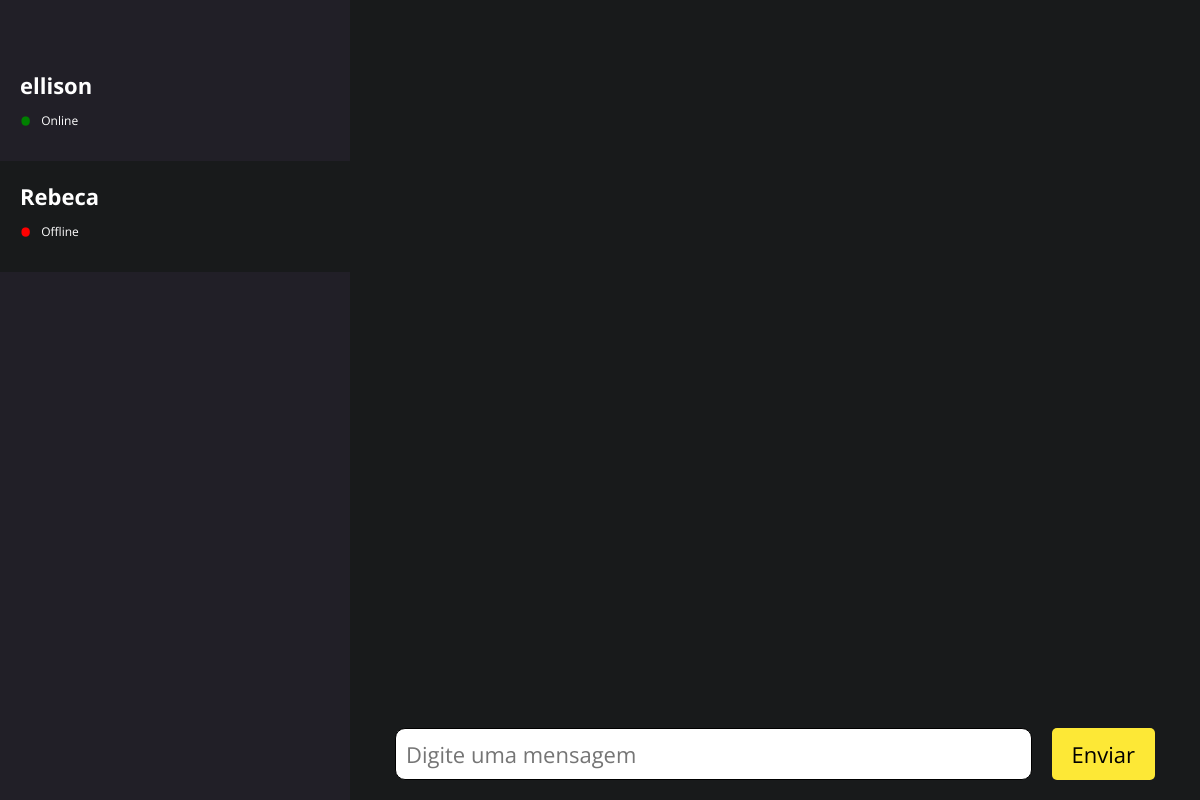
The page /6 on the database as committed earlier.
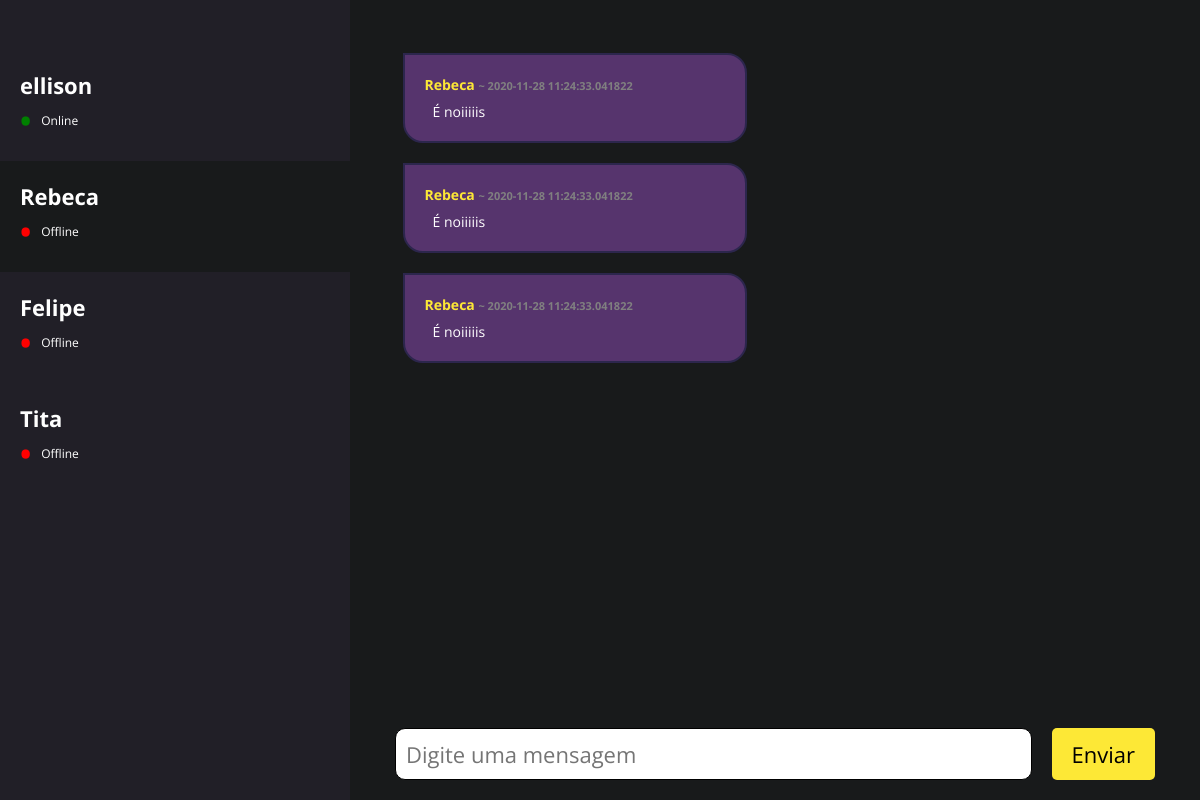
The same page on the database as committed later.
### tables this page shows
CREATE TABLE User (
            id INTEGER NOT NULL PRIMARY KEY AUTOINCREMENT,
            name VARCHAR(200) NOT NULL,
            ip VARCHAR(30) NOT NULL,
            port INTEGER NOT NULL,
            status INTEGER NOT NULL
        );

CREATE TABLE Message (
                id INTEGER NOT NULL PRIMARY KEY AUTOINCREMENT,
                msg TEXT NOT NULL,
                date DATE NOT NULL,
                id_user INTEGER,
                FOREIGN KEY(id_user) REFERENCES User(id)
            );

### routes.py (the view)
@app.route("/<id>", methods=["GET"])
def homepage(id):
    users = UserRepository.get_all()
    user = UserRepository.get(id)
    if user is None:
        abort(400)
    messages = MessageRepository.get_all(user.id)
    return render_template('index.html', users=users, user=user, messages=messages)

### Repository/Repository.py (called while the page is built)
    @staticmethod
    def get_all():
        conn = sqlite3.connect("database.db")
        cursor = conn.cursor()
        all_users = []
        cursor.execute("SELECT * FROM User;")
        for l in cursor.fetchall():
            user = User(l[0], l[1], l[2], l[3], l[4])
            all_users.append(user)
        conn.close()
        return all_users

    @staticmethod
    def get(id):
        conn = sqlite3.connect("database.db")
        cursor = conn.cursor()
        cursor.execute("SELECT * FROM User WHERE id == ?", (id,))
        result = cursor.fetchone()
        conn.close()
        if result is not None:
            return User(result[0], result[1], result[2], result[3], result[4])
        return None

    @staticmethod
    def get_all(id:None):
        conn = sqlite3.connect("database.db")
        cursor = conn.cursor()
        all_messages = []
        if id is None:
            cursor.execute("SELECT * FROM Message;")
        else:
            cursor.execute("SELECT * FROM Message WHERE id_user = ?", (id,))
        for l in cursor.fetchall():
            message = Message(l[0], l[1], l[2], l[3])
            all_messages.append(message)
        conn.close()
        return all_messages

### Templates/index.html (shortened to what this page needs)
<!DOCTYPE html>
<html lang="en">
<head>
    <link rel="stylesheet" href="{{url_for('static', filename='css/style.css')}}">
</head>
<body>
    <section class="main">
        <section class="list_friends">
            <ul>
                {% for u in users %}
                    <a href="{{url_for('homepage', id=u.id)}}">
                        <li id="{{'active' if u.id == user.id}}">
                            <h4>{{u.name.split('.')[0]}}</h4>
                            {% if u.status == 1 %}
                                <p><b>•</b> Online</p>
                            {% else %}
                                <p><b id="offline">•</b> Offline</p>
                            {% endif %}
                        </li>
                    </a>
                {%endfor%}
            </ul>
        </section>
        <section class="main_messages">
            <section class="messages">
                {% for m in messages %}
                <section class="message" id="destinatario">
                    <h5>{{user.name.split('.')[0]}} <span> ~ {{m.date}}</span></h5>
                    <p>{{m.msg}}</p>
                </section>
                {% endfor %}
            </section>
            <section class="float_box">
                <form>
                    <input type="text" placeholder="Digite uma mensagem"/>
                    <button type="submit">Enviar</button>
                </form>
            </section>
        </section>
    </section>
</body>
</html>

### Static/css/style.css (style rules this page uses)
ul, li, a, b, p, div, section, h1, h2, h3, h4, h5, h6, body, main { margin:0; padding:0; border:0; text-decoration: none; }
.main { position:absolute; top:0; bottom:0; right:0; left:0; height:100%; width:100%; display: flex; flex-direction: row; justify-content: space-between; background:#181A1B; }
.list_friends { width:100%; height:100%; max-width: 350px; background:#211F27; overflow:auto; }
.list_friends > ul { padding:50px 0; list-style-type:none; }
.list_friends > ul > a > li { display: flex; flex-direction: column; justify-content: center; padding:20px; }
#active { background:#181A1B; }
#offline { color:red; }
.list_friends > ul > a > li > h4 { font-family: 'Open Sans', sans-serif; color:white; font-size: 22px; }
.list_friends > ul > a > li > p { font-family: 'Open Sans', sans-serif; color:white; font-size: 12px; display: flex; flex-direction: row; align-items: center; }
.list_friends > ul > a > li > p > b { font-family: 'Open Sans', sans-serif; color:green; font-size: 30px; padding:0 10px 0 0; }
.main_messages { display:flex; flex-direction: column; width: 100%; }
.main_messages > .messages { width:90%; height:100%; display: flex; flex-direction: column; overflow:auto; padding:5%; }
.main_messages > .messages > .message { width:300px; padding:20px; margin:10px; display: flex; flex-direction: column; background:#56346D; border:2px solid #2C264D; }
.main_messages > .messages > .message > h5 { font-family: 'Open Sans', sans-serif; color:#FDE836; font-size: 14px; }
.main_messages > .messages > .message > h5 > span { font-family: 'Open Sans', sans-serif; color:gray; font-size: 11px; font-weight: bold; }
.main_messages > .messages > .message > p { font-family: 'Open Sans', sans-serif; color:white; font-size: 14px; padding:8px 8px 0; }
#destinatario { align-self:flex-start; border-radius: 0 20px 20px 20px; }
.float_box { width: 100%; max-width: 800px; align-self: center; }
.float_box > form { display: flex; flex-direction: row; justify-content: space-between; padding:20px; }
.float_box > form > input { width:100%; padding:10px; margin:0 20px 0 0; font-family: 'Open Sans', sans-serif; font-size: 22px; border-radius: 10px; border:1px solid black; }
.float_box > form > button { border:0; background-color:#FDE836; font-family: 'Open Sans', sans-serif; font-size: 22px; padding:10px 20px; border-radius:5px; }

Rows that differ between the two databases and show on the page:
added User: name "Felipe", status "Offline"
added User: name "Tita", status "Offline"
added Message: {{ user.name.split('.')[0] }} "Rebeca", date "2020-11-28 11:24:33.041822", msg "É noiiiiis"
added Message: {{ user.name.split('.')[0] }} "Rebeca", date "2020-11-28 11:24:33.041822", msg "É noiiiiis"
added Message: {{ user.name.split('.')[0] }} "Rebeca", date "2020-11-28 11:24:33.041822", msg "É noiiiiis"
